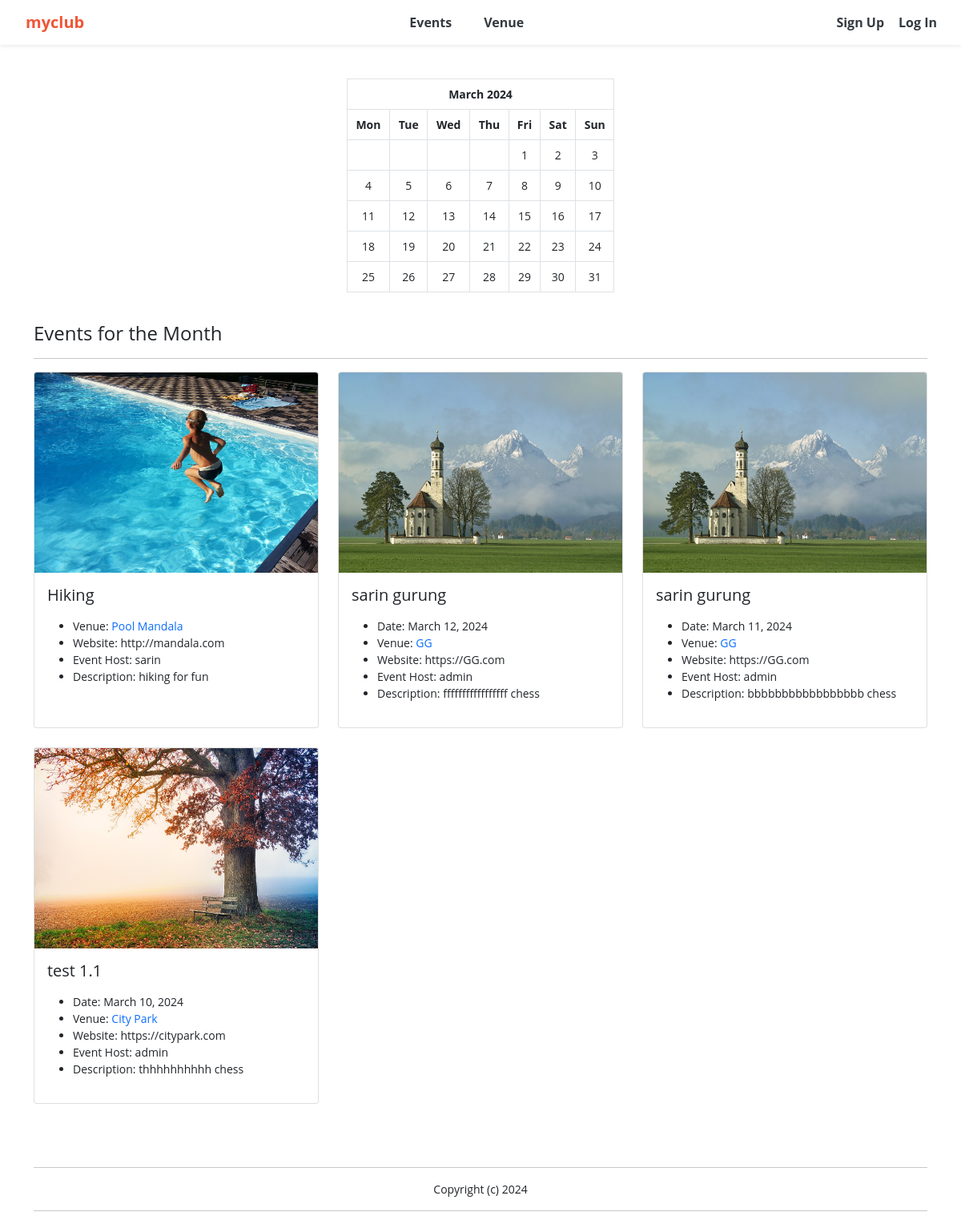
/, run on an earlier commit of the app's database.
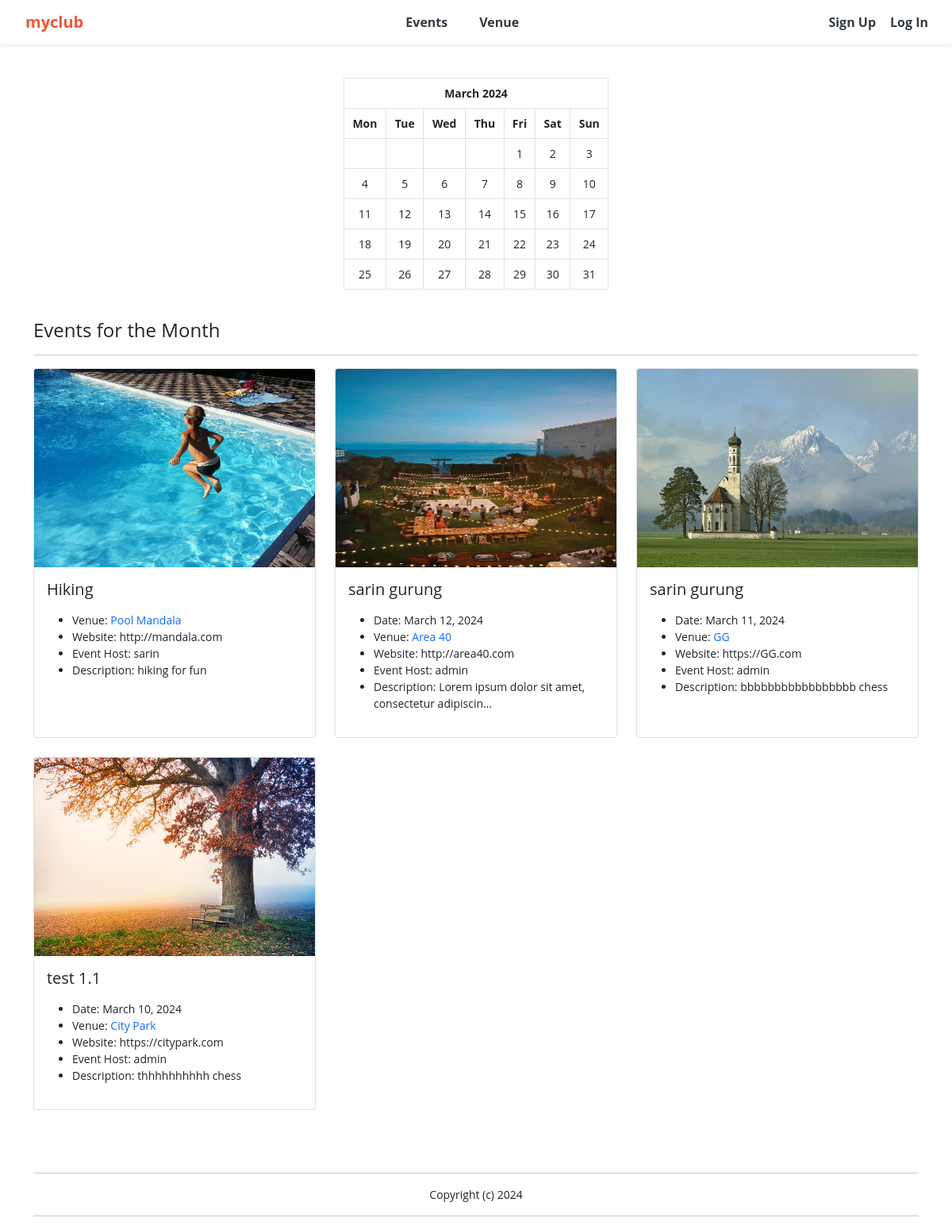
And on a later commit of the database.
### events/models.py (models this page shows)
class Event(models.Model):
	name = models.CharField('Event Name', max_length=120)
	event_date = models.DateField('Event Date')
	venue = models.ForeignKey(Venue, blank=True, null=True, on_delete=models.CASCADE)
	manager = models.ForeignKey(User, blank=True, null=True, on_delete=models.SET_NULL)
	description = models.TextField(blank=True)
	attendees = models.ManyToManyField(MyClubUser, blank=True)
	def __str__(self):
		return self.name
	class Meta:
		ordering = ['-event_date']

class Venue(models.Model):
	name = models.CharField('Venue Name', max_length=120)
	address = models.CharField(max_length=300)
	zip_code = models.CharField('Zip Code', max_length=15)
	phone = models.CharField('Contact Phone', max_length=25, blank=True)
	web = models.URLField('Website Address', blank=True)
	email_address = models.EmailField('Email Address', blank=True)
	owner = models.IntegerField("Venue Owner", blank=False, default=1)
	venue_description = models.TextField(blank=True)
	venue_image = models.ImageField(null=True, blank=True, upload_to="images/")
	def __str__(self):
		return self.name
	class Meta:
		ordering = ['name']

### events/views.py (the view)
# urls.py: path('', views.home, name="home"),
def home(request, year=datetime.now().year, month=datetime.now().strftime('%B')):
	name = "sarin"
	month = month.capitalize()
	month_number = list(calendar.month_name).index(month)
	month_number = int(month_number)
	cal = HTMLCalendar().formatmonth(year, month_number).replace(
	    '<table',
	    '<table class="table table-bordered table-responsive-sm" style="width:30%; text-align:center;"')
	now = datetime.now()
	current_year = now.year
	event_list = Event.objects.filter(
		event_date__year = year,
		event_date__month = month_number)
	time = now.strftime('%I:%M %p')
	return render(request,
		'events/home.html', {
		"name" : name,
		"year" : year,
		"month" : month,
		"month_number" : month_number,
		"cal" : cal,
		"current_year" : current_year,
		"time" : time,
		"event_list": event_list,
		})

### events/templates/events/home.html
{% extends 'events/base.html' %}
{% block content %}
	<br>
	<center>
	{{ cal|safe }}
	</center>
	<br>
	<h4>Events for the Month</h4>
	<hr>
	{% if event_list %}
		<div class="row row-cols-1 row-cols-md-3 g-4">
		{% for event in event_list %}
		  <div class="col">
		    <div class="card h-100">
		    {% if event.venue.venue_image %}
		      <a href="{% url 'show-event' event.id %}"><img src="{{ event.venue.venue_image.url }}" class="card-img-top" alt="..." style="height: 250px; width: 100%;"></a>
		    {% endif %}
		      <div class="card-body">
		        <h5 class="card-title">{{event}}</h5>
		        <p class="card-text">
		        	<ul>
			    		{% if event.event_date %}
							<li>Date: {{ event.event_date }}</li>
						{% endif %}
						{% if event.venue %}
							<li>Venue: <a href="{% url 'show-venue' event.venue.id %}" style="text-decoration: none;">{{ event.venue }}</a></li>
						{% endif %}
						{% if event.venue.web %}
							<li>Website: {{ event.venue.web }}</li>
						{% endif %}
						{% if event.manager %}
							<li>Event Host: {{ event.manager }}</li>
						{% endif %}
						{% if event.description %}
							<li>Description: {{ event.description|linebreaksbr|truncatechars:50 }}</li>
						{% endif %}
					</ul>
		        </p>
		      </div>
		    </div>
		  </div>
		  {% endfor%}
		</div>
	{% else %}
		Sorry! No event for this month
	{% endif %}
	<br><br><br>
	<hr>
	<center>
	Copyright (c) {{ current_year }}
	<hr>
	</center>
{% endblock %}

What changed in the data, as far as the page shows it:
changed Event: venue.venue_image: a different picture; venue "GG" → "Area 40"; venue.web "https://GG.com" → "http://area40.com"; description "fffffffffffffffff chess" → "Lorem ipsum dolor sit amet, consectetur adipiscin…"
